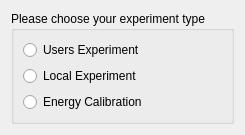
  <widget class="QWizardPage" name="experimentType">
   <property name="toolTip">
    <string>&lt;html&gt;&lt;head/&gt;&lt;body&gt;&lt;p&gt;DAQ Tool | ID09 - MS/XPD (Materials Science/X-ray Powder Diffraction) beamline&lt;/p&gt;&lt;/body&gt;&lt;/html&gt;</string>
   </property>
   <property name="title">
    <string/>
   </property>
   <property name="subTitle">
    <string/>
   </property>
   <attribute name="pageId">
    <string notr="true">1</string>
   </attribute>
   <layout class="QGridLayout" name="gridLayout_20">
    <item row="0" column="0">
     <widget class="QGroupBox" name="experimentSelection">
      <property name="cursor">
       <cursorShape>ArrowCursor</cursorShape>
      </property>
      <property name="toolTip">
       <string>Experiment Type: (Users:Proposal, Local:IH)</string>
      </property>
      <property name="autoFillBackground">
       <bool>false</bool>
      </property>
      <property name="title">
       <string>Please choose your experiment type</string>
      </property>
      <property name="flat">
       <bool>false</bool>
      </property>
      <property name="checkable">
       <bool>false</bool>
      </property>
      <layout class="QGridLayout" name="gridLayout_4">
       <item row="0" column="0">
        <widget class="QERadioButton" name="usersExperiment">
         <property name="cursor">
          <cursorShape>PointingHandCursor</cursorShape>
         </property>
         <property name="toolTip">
          <string>Proposal Experiment</string>
         </property>
         <property name="text">
          <string>Users Experiment</string>
         </property>
         <property name="variable" stdset="0">
          <string>$(P)ExperimentType</string>
         </property>
         <property name="variableSubstitutions" stdset="0">
          <string>P=MS:</string>
         </property>
         <property name="variableAsToolTip">
          <bool>false</bool>
         </property>
         <property name="displayAlarmStateOption" stdset="0">
          <enum>QERadioButton::Never</enum>
         </property>
         <property name="separator" stdset="0">
          <enum>QERadioButton::NoSeparator</enum>
         </property>
         <property name="clickText">
          <string>1</string>
         </property>
         <property name="clickCheckedText">
          <string>Users</string>
         </property>
        </widget>
       </item>
       <item row="1" column="0">
        <widget class="QERadioButton" name="localExperiment">
         <property name="cursor">
          <cursorShape>PointingHandCursor</cursorShape>
         </property>
         <property name="toolTip">
          <string>In House Experiment</string>
         </property>
         <property name="text">
          <string>Local Experiment</string>
         </property>
         <property name="variable" stdset="0">
          <string>$(P)ExperimentType</string>
         </property>
         <property name="variableSubstitutions" stdset="0">
          <string>P=MS:</string>
         </property>
         <property name="variableAsToolTip">
          <bool>false</bool>
         </property>
         <property name="displayAlarmStateOption" stdset="0">
          <enum>QERadioButton::Never</enum>
         </property>
         <property name="clickText">
          <string>2</string>
         </property>
         <property name="clickCheckedText">
          <string>Local</string>
         </property>
        </widget>
       </item>
       <item row="2" column="0">
        <widget class="QERadioButton" name="energyCalibraion">
         <property name="cursor">
          <cursorShape>PointingHandCursor</cursorShape>
         </property>
         <property name="toolTip">
          <string>Energy Calibration</string>
         </property>
         <property name="text">
          <string>Energy Calibration</string>
         </property>
         <property name="variable" stdset="0">
          <string>$(P)ExperimentType</string>
         </property>
         <property name="variableSubstitutions" stdset="0">
          <string>P=MS:</string>
         </property>
         <property name="variableAsToolTip">
          <bool>false</bool>
         </property>
         <property name="displayAlarmStateOption" stdset="0">
          <enum>QERadioButton::Never</enum>
         </property>
         <property name="clickText">
          <string>3</string>
         </property>
         <property name="clickCheckedText">
          <string>Energy Calibration</string>
         </property>
        </widget>
       </item>
      </layout>
     </widget>
    </item>
   </layout>
  </widget>
